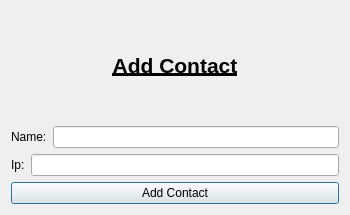
<?xml version="1.0" encoding="UTF-8"?>
<ui version="4.0">
 <class>AddContactChatWindow</class>
 <widget class="QDialog" name="AddContactChatWindow">
  <property name="geometry">
   <rect>
    <x>0</x>
    <y>0</y>
    <width>350</width>
    <height>215</height>
   </rect>
  </property>
  <property name="windowTitle">
   <string>Dialog</string>
  </property>
  <layout class="QHBoxLayout" name="horizontalLayout_4">
   <item>
    <layout class="QVBoxLayout" name="verticalLayout">
     <item>
      <widget class="QLabel" name="label">
       <property name="text">
        <string>&lt;html&gt;&lt;head/&gt;&lt;body&gt;&lt;p align=&quot;center&quot;&gt;&lt;span style=&quot; font-size:16pt; font-weight:600; text-decoration: underline;&quot;&gt;Add Contact&lt;/span&gt;&lt;/p&gt;&lt;/body&gt;&lt;/html&gt;</string>
       </property>
      </widget>
     </item>
     <item>
      <layout class="QHBoxLayout" name="horizontalLayout_2">
       <item>
        <layout class="QHBoxLayout" name="horizontalLayout">
         <item>
          <widget class="QLabel" name="label_2">
           <property name="text">
            <string>Name:</string>
           </property>
          </widget>
         </item>
         <item>
          <widget class="QLineEdit" name="user_name">
           <property name="text">
            <string/>
           </property>
          </widget>
         </item>
        </layout>
       </item>
      </layout>
     </item>
     <item>
      <layout class="QHBoxLayout" name="horizontalLayout_3">
       <item>
        <widget class="QLabel" name="label_3">
         <property name="text">
          <string>Ip:</string>
         </property>
        </widget>
       </item>
       <item>
        <widget class="QLineEdit" name="ip"/>
       </item>
      </layout>
     </item>
     <item>
      <widget class="QPushButton" name="bAddContact">
       <property name="text">
        <string>Add Contact</string>
       </property>
      </widget>
     </item>
    </layout>
   </item>
  </layout>
 </widget>
 <resources/>
 <connections/>
</ui>
